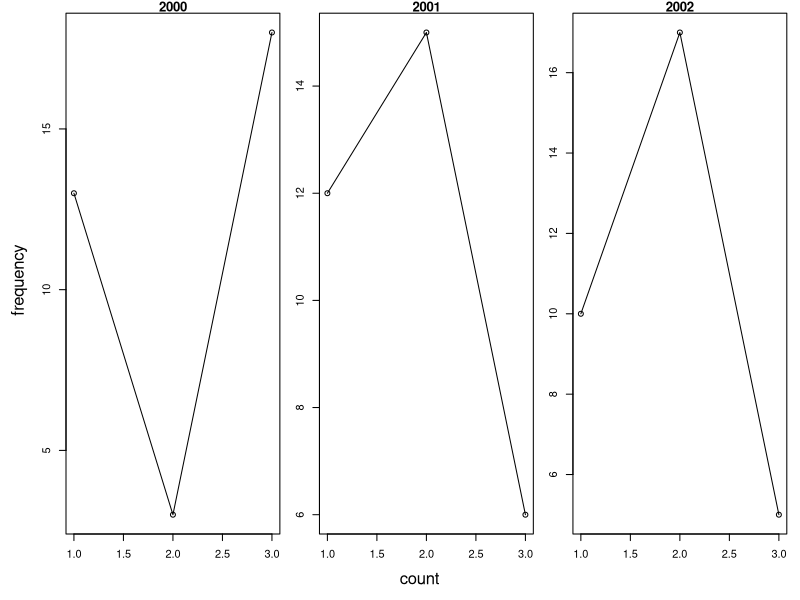

This chart was generated by the following R code:
## ---- chunk 1
library(plyr)
df = data.frame(year = rep(2000:2002, each = 3), count = round(runif(9, 0, 20)))
head(df)

#use ddply to calculate CV for every year
ddply(df, "year", function(x){
  mean = mean(x$count)
  sd = sd(x$count)
  cv = sd/mean
  return(data.frame(cv.count = cv))
})

## ---- chunk 2
#use ldply to calculate CV in every piece
df2 = data.frame(year = rep(2003:2005, each = 3), count = round(runif(9, 32, 50)))
df3 = data.frame(year = rep(2006:2008, each = 3), count = round(runif(9, 78, 90)))
l = list(period1 = df, period2 = df2, period3 = df3)

a = ldply(l, function(x){
  mean = mean(x$count)
  sd = sd(x$count)
  cv = sd/mean
  return(data.frame(cv.count = cv))
})

#also review the function of sapply
sapply(l, function(x){
  mean = mean(x$count)
  sd = sd(x$count)
  cv = sd/mean
  return(data.frame(cv.count = cv))
})

## ---- chunk 3
par(mfrow = c(1, 3), mar = c(2, 2, 1, 1), oma = c(3, 3, 0, 0))
d_ply(df, "year", transform, plot(count, main = unique(year), type = "o"))
mtext("count", side = 1, outer = TRUE, line = 1)
mtext("frequency", side = 2, outer = TRUE, line = 1)

